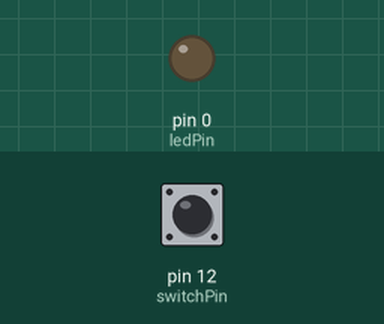
The sketch below on a simulated Arduino Uno, built with avr-gcc and run on an emulated ATmega328P. Shown: output pins drawn as LEDs (lit = HIGH). The inputs (shaded band) are chosen by the test bench; at power-on: pin 12 (switchPin) HIGH.

Above: at 1.2 s.
1.3 s: pin 12 (switchPin) pulled LOW for 3.2 s
At 4.7 s:
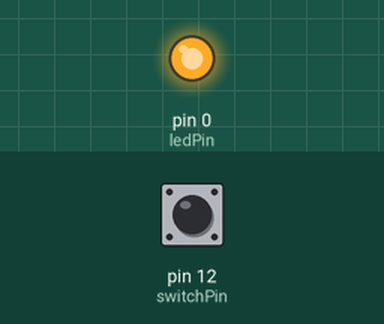
Timing chart, 0 to 6.6 s (numbered marks = the images above; inputs shaded):
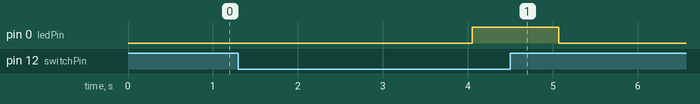

Measured:
- after the input at 1.3 s, pin 0 (ledPin): LOW → HIGH after 2.8 s, → LOW 1.0 s later

The sketch:

fancy-door-light.ino
```cpp
const int switchPin = 12; // D6 is GPIO14 on the D1 Mini
const int ledPin = 0;     // D4 is GPIO2 on the D1 Mini

bool doorWasOpen = false;
bool fadingOut = false;
unsigned long doorClosedTime = 0;
const unsigned long confirmTime = 2000; // 2 seconds confirmation time
const int fadeDurationOn = 1500;
const int fadeDurationOff = 1500;     // Fade duration in milliseconds
int fadeStartValue = 0;
int fadeEndValue = 0;
int fadeDuration = 0;
bool fading = false;
unsigned long fadeStartTime = 0;
int currentLedValue = 0;

void setup() {
  // Initialize the switch pin as an input with internal pull-up resistor enabled
  pinMode(switchPin, INPUT_PULLUP);

  // Initialize the LED pin as an output
  pinMode(ledPin, OUTPUT);

  // Turn the LED off initially (inverted logic)
  analogWrite(ledPin, 255);
  currentLedValue = 255; // LED is off initially
}

void startFade(int startValue, int endValue, int duration) {
  fadeStartValue = startValue;
  fadeEndValue = endValue;
  fadeDuration = duration;
  fadeStartTime = millis();
  fading = true;
}

void updateFade() {
  if (fading) {
    unsigned long currentMillis = millis();
    unsigned long elapsed = currentMillis - fadeStartTime;

    if (elapsed >= fadeDuration) {
      analogWrite(ledPin, 255 - fadeEndValue); // Ensure the final value is set
      currentLedValue = fadeEndValue; // Update the current LED value
      fading = false; // End fading
    } else {
      int steps = abs(fadeEndValue - fadeStartValue);
      int currentStep = map(elapsed, 0, fadeDuration, 0, steps);
      int currentValue = fadeStartValue + (fadeEndValue > fadeStartValue ? currentStep : -currentStep);
      analogWrite(ledPin, 255 - currentValue); // Invert the value for transistor logic
      currentLedValue = currentValue; // Update the current LED value
    }
  }
}

void loop() {
// Read the state of the magnetic switch
  int switchState = digitalRead(switchPin);
  unsigned long currentMillis = millis();

  if (switchState == HIGH) { // Door is open
    if (!doorWasOpen) {
      startFade(currentLedValue, 255, fadeDurationOn); // Fade in the LED from current brightness to full (inverted logic)
      doorWasOpen = true; // Remember that the door was open
      fadingOut = false;  // Reset fading out flag
    }
  } else { // Door is closed

    if (doorWasOpen && !fadingOut) { // If the door was just closed and not fading out
      doorWasOpen = false;
      doorClosedTime = currentMillis; // Record the time the door was closed
      fadingOut = true; // Set fading out flag
    }

    // Check if 2 seconds have passed since the door was closed
    if (fadingOut && (currentMillis - doorClosedTime >= confirmTime)) {
      startFade(currentLedValue, 0, fadeDurationOff); // Fade out the LED from current brightness to off (inverted logic)
      fadingOut = false; // Reset fading out flag
    }
  }
  updateFade(); // Update the fade process
}
```
